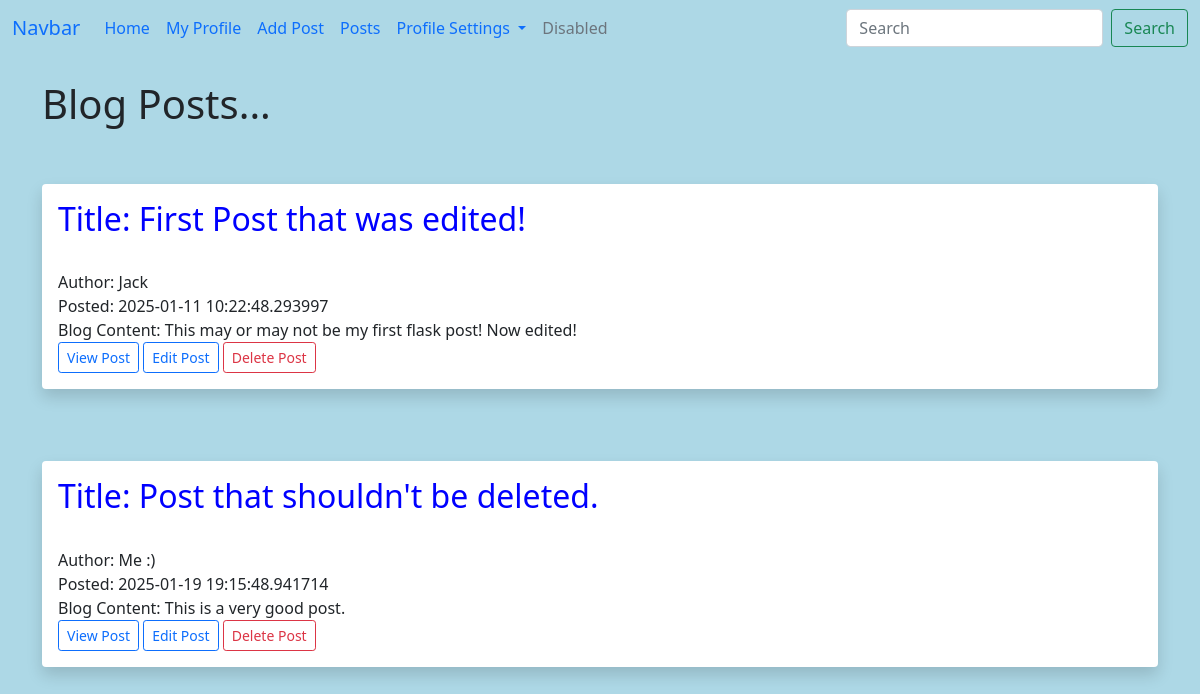
The page /posts (signed in) on the database its author committed.
### whynot.py (models this page shows)
class Posts(db.Model):
    id=db.Column(db.Integer,primary_key=True)
    title = db.Column(db.String(255))
    content = db.Column(db.Text)
    author = db.Column(db.String(255))
    date_posted = db.Column(db.DateTime,default=datetime.now)
    slug=db.Column(db.String(255)) #Changes url from number to a title

### whynot.py (the view)
@app.route('/posts')
def posts():
    posts=Posts.query.order_by(Posts.date_posted)
    return render_template('posts.html',posts=posts)

### whynot.py (called while the page is built)
@login_manager.user_loader
def load_user(user_id):
    return Users.query.get(int(user_id))

### templates/posts.html (shortened to what this page needs)
{% extends 'base.html' %}
{% block content %}
<h1>Blog Posts...</h1>
<br>
{% for post in posts %}
    <br/>
    <div class="shadow p-3 mb-5 bg-body rounded">
        <h2>Title: {{ post.title }}</h2><br/>
        Author: {{ post.author }}<br/>
        Posted: {{ post.date_posted }}<br/>
        Blog Content: {{ post.content }}<br/>
        <a href="{{ url_for('post',id=post.id) }}" class="btn btn-outline-primary btn-sm">View Post</a>
        <a href="{{ url_for('edit_post',id=post.id) }}" class="btn btn-outline-primary btn-sm">Edit Post</a>
        <a href="{{ url_for('delete_post',id=post.id) }}" class="btn btn-outline-danger btn-sm">Delete Post</a>
    </div>
{% endfor %}
{% endblock %}

### static/css/style.css (style rules this page uses)
h2 { size:60px; color:blue; }
body { background-color: lightblue; }

### rows shown on the page
Posts: title "First Post that was edited!", author "Jack", date_posted "2025-01-11 10:22:48.293997", content "This may or may not be my first flask post! Now edited!"
Posts: title "Post that shouldn't be deleted.", author "Me :)", date_posted "2025-01-19 19:15:48.941714", content "This is a very good post."
